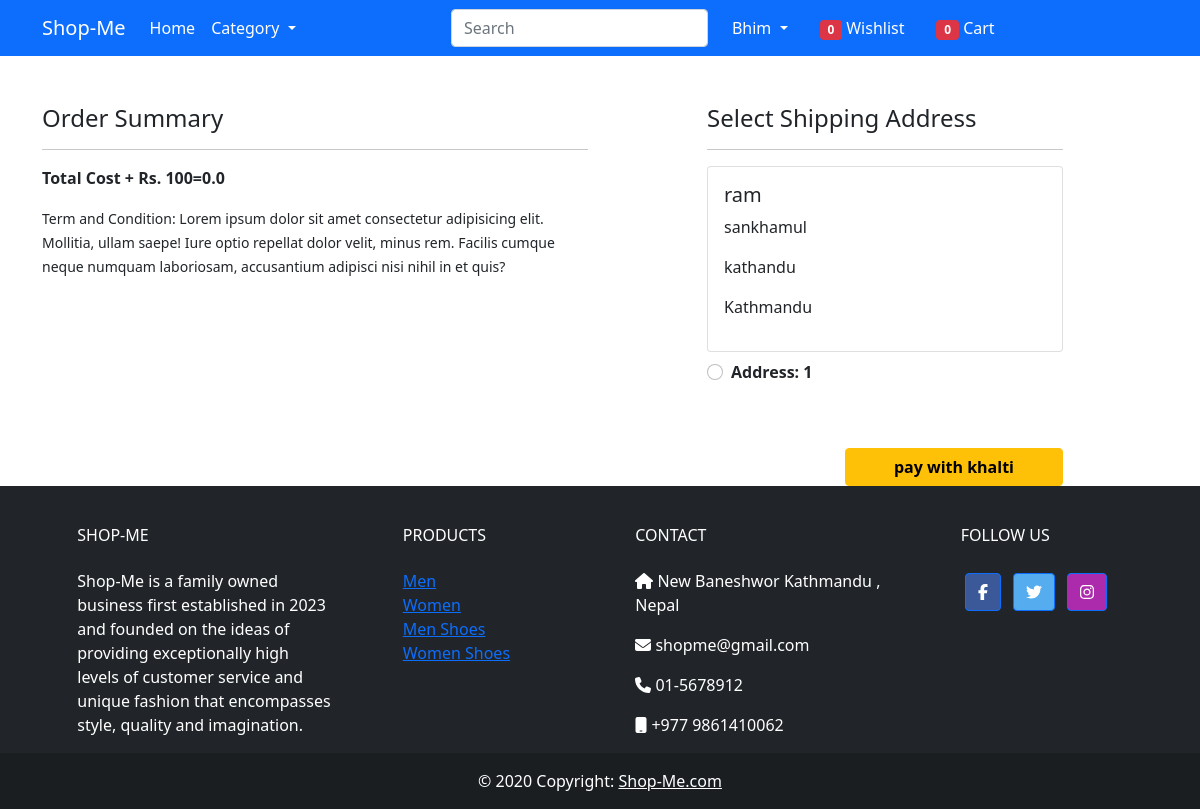
Screenshot of /checkout/ (signed in) with the database file from the repository.
### app/models.py (models this page shows, shortened)
class Customer(models.Model):
    user= models.ForeignKey(User, on_delete=models.CASCADE)
    name=models.CharField(max_length=200)
    locality =models.CharField(max_length=200)
    city = models.CharField(max_length=50)
    state = models.CharField(choices=STATE_CHOICES, max_length=50)

### app/views.py (the view)
# urls.py: path('checkout/', views.checkout, name='checkout'),
@login_required
def checkout(request):
    user = request.user
    add = Customer.objects.filter(user=user)
    cart_items = Cart.objects.filter(user=user)
    amount = 0.0
    shipping_amount = 100.0
    totalamount = 0.0
    cart_product = [p for p in Cart.objects.all() if p.user == request.user]
    if cart_product:
        for p in cart_product:
            tempamount = p.quantity * p.product.discounted_price
            amount += tempamount
        totalamount = amount + shipping_amount
    return render(
        request,
        "app/checkout.html",
        {"add": add, "totalamount": totalamount, "cart_items": cart_items},
    )

### app/templates/app/checkout.html (shortened to what this page needs)
{% extends 'app/base.html' %}
{% load static %}
{% block main-content %}
<div class="container">
 <div class="row mt-5">
  <div class="col-sm-6">
    <h4>Order Summary</h4>
    <hr>
      <p class="fw-bold"> Total Cost + Rs. 100={{totalamount}}</p>
    <small>Term and Condition: Lorem ipsum dolor sit amet consectetur adipisicing elit. Mollitia, ullam saepe! Iure optio repellat dolor velit, minus rem. Facilis cumque neque numquam laboriosam, accusantium adipisci nisi nihil in et quis?</small>
  </div>
  <div class="col-sm-4 offset-sm-1">
    <h4>Select Shipping Address</h4>
    <hr>
    <form action="{% url 'orders' %}" method="post">
      {% for ad in add %}
      <div class="card">
        <div class="card-body">
        <h5>{{ad.name}}</h5>
        <p>{{ad.locality}} </p>
          <p>{{ad.city}}</p>
         <p>{{ad.state}}</p>
        </div>
      </div>
        <div class="form-check mt-2 mb-5">
          <input class="form-check-input" type="radio"  value="{{ad.id}}">
          <label class="form-check-label fw-bold" for="">
            Address: {{forloop.counter}} </label>
        </div>
        {% endfor %}
        <div class="text-end">
          <button type="button" class="btn btn-warning mt-3 px-5 fw-bold" id="payment-button">pay with khalti</button>
        </div>
      </form>
    </div>
  </div>
</div>
{% endblock main-content %}

### app/templates/app/base.html (shortened to what this page needs)
<!doctype html>
{% load static %}
<html lang="en">
<head>
  <link href="https://cdn.jsdelivr.net/npm/bootstrap@5.0.0-beta1/dist/css/bootstrap.min.css" rel="stylesheet"
>
  <link rel="stylesheet" href="{% static 'app/css/owl.carousel.min.css' %}">
  <link rel="stylesheet" href="{% static 'app/css/all.min.css' %}">
  <link rel="stylesheet" href="{% static 'app/css/style.css' %}">
</head>
<body>
  <nav class="navbar navbar-expand-lg navbar-dark bg-primary">
    <div class="container">
      <a class="navbar-brand" href="/">Shop-Me</a>
      <div class="collapse navbar-collapse" id="navbarSupportedContent">
        <ul class="navbar-nav me-auto mb-2 mb-lg-0">
          <li class="nav-item">
            <a class="nav-link active" aria-current="page" href="/">Home</a>
          </li>
          <li class="nav-item dropdown">
            <a class="nav-link dropdown-toggle text-white" href="#" id="electronicsDropdown" role="button"
              data-bs-toggle="dropdown" aria-expanded="false">
              Category
            </a>
          </li>
        </ul>
        <form class="d-flex" method="GET">
          <input name="search" class="form-control me-2" type="search" placeholder="Search" aria-label="Search">
        </form>
        <ul class="navbar-nav me-auto mb-2 mb-lg-0">
          {% if request.user.is_authenticated %}
          <li class="nav-item dropdown mx-2">
            <a class="nav-link dropdown-toggle text-white" href="#" id="profileDropdown" role="button"
              data-bs-toggle="dropdown" aria-expanded="false">
              {{request.user.username| capfirst}}
            </a>
          </li>
          <li class="nav-item mx-2">
              <a href="{% url 'wishlist' %}" class="nav-link text-white"><span class="badge bg-danger">
              {{wishlist_items|length}}
              </span> Wishlist </a>
            </li>
          <li class="nav-item mx-2">
            <a href="{% url 'showcart' %}" class="nav-link text-white"><span class="badge bg-danger">
             {{request.session.cart|length}}
            </span> Cart </a>
          </li>
          {% endif %}
        </ul>
      </div>
    </div>
  </nav>
  {% block main-content %} {% endblock main-content %}
<div class="max-width: 80%; ">
  <footer class="text-center text-lg-start bg-dark text-white max-width: 100%; ">
    <div class="container p-4 pb-0">
      <section class="">
        <div class="row">
          <div class="col-md-3 col-lg-3 col-xl-3 mx-auto mt-3">
            <h6 class="text-uppercase mb-4 font-weight-bold">
              Shop-Me
            </h6>
            <p>
              Shop-Me is a family owned business first established in 2023 and founded on the ideas of providing exceptionally high
            levels of customer service and unique fashion that encompasses style, quality and imagination.
            </p>
          </div>
          <div class="col-md-2 col-lg-2 col-xl-2 mx-auto mt-3">
            <h6 class="text-uppercase mb-4 font-weight-bold">Products</h6>
            <a class="class=" text-lg text-teal-500 hover:text-teal-700"" href="{% url 'men' %}">Men</a><br>
            <a class="class=" text-lg text-teal-500 hover:text-teal-700"" href="{% url 'women' %}">Women</a><br>
            <a class="dclass=" text-lg text-teal-500 hover:text-teal-700"" href="{% url 'menshoe' %}">Men Shoes</a><br>
            <a class="dclass=" text-lg text-teal-500 hover:text-teal-700"" href="{% url 'womenshoe' %}">Women Shoes</a>
          </div>
          <div class="col-md-4 col-lg-3 col-xl-3 mx-auto mt-3">
            <h6 class="text-uppercase mb-4 font-weight-bold">Contact</h6>
            <p><i class="fas fa-home mr-3"></i> New Baneshwor Kathmandu , Nepal</p>
            <p><i class="fas fa-envelope mr-3"></i> shopme@gmail.com</p>
            <p><i class="fas fa-phone mr-3"></i> 01-5678912</p>
            <p><i class="fas fa-mobile mr-3"></i> +977 9861410062</p>
          </div>
          <div class="col-md-3 col-lg-2 col-xl-2 mx-auto mt-3">
            <h6 class="text-uppercase mb-4 font-weight-bold">Follow us</h6>
            <a class="btn btn-primary btn-floating m-1" style="background-color: #3b5998" href="#" role="button"><i
                class="fab fa-facebook-f"></i></a>
            <a class="btn btn-primary btn-floating m-1" style="background-color: #55acee" href="#" role="button"><i
                class="fab fa-twitter"></i></a>
            <a class="btn btn-primary btn-floating m-1" style="background-color: #ac2bac" href="#" role="button"><i
                class="fab fa-instagram"></i></a>
          </div>
        </div>
      </section>
    </div>
    <div class="text-center p-3" style="background-color: rgba(0, 0, 0, 0.2)">
      © 2020 Copyright:
      <a class="text-white" href="/">Shop-Me.com</a>
    </div>
  </footer>
</div>
</body>
</html>

### rows the page displays
Customer: name "ram", locality "sankhamul", city "kathandu", state "Kathmandu"

### other values shown
{{ request.user.username| capfirst }} "Bhim"
{{ wishlist_items|length }} "0"
{{ request.session.cart|length }} "0"
{{ totalamount }} "0.0"
